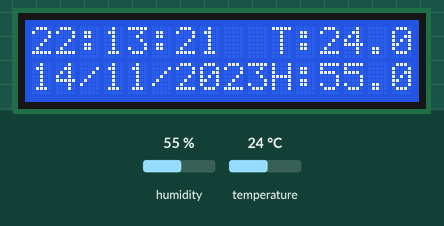
Bench run of a sketch on a simulated Arduino Uno, built with avr-gcc and run on an emulated ATmega328P. Shown: 16×2 character LCD. The inputs (shaded band) are chosen by the test bench; at power-on: humidity 55 %, temperature 24 °C. The local clock reads 2024-03-15 10:24:30 at power-on unless the sketch sets it.

Above: at 1.2 s.
1.3 s: humidity set to 22 %
At 3.0 s:
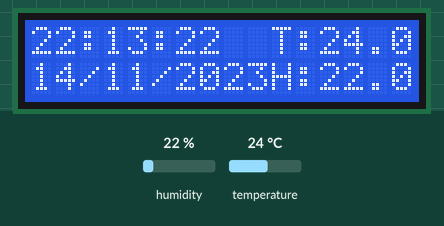
4.7 s: temperature set to 12 °C
At 6.9 s:
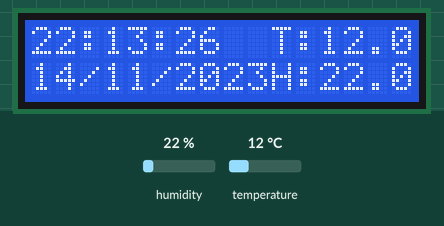
8.9 s: humidity set to 40 %
At 11.4 s:
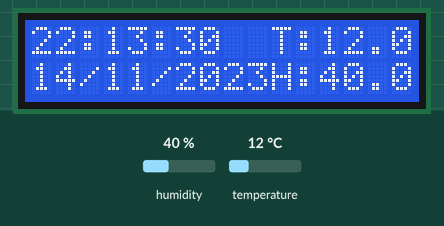
13.1 s: temperature set to 19 °C
At 15.6 s:
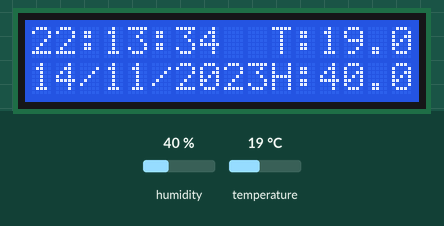
Timing chart, 0 to 17.1 s (numbered marks = the images above; inputs shaded):
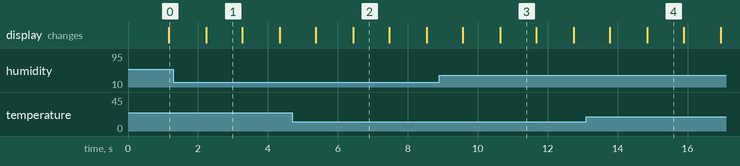

Measured:
- what the display in image 1 shows lasts 1.1 s, from 2.2 s to 3.3 s

The sketch:

_21.ino
```cpp
#include "DHT.h"
#include <Wire.h>
#include <LiquidCrystal_I2C.h>
#include "RTClib.h"

#if defined(ARDUINO) && ARDUINO >= 100
#define printByte(args)  write(args);
#else
#define printByte(args)  print(args,BYTE);
#endif

#define DHTPIN 2

// Инициируем датчик
//DHT dht(DHTPIN, DHT22);

DHT dht(DHTPIN, DHT11);

RTC_DS1307 RTC;
LiquidCrystal_I2C lcd(0x27,16,2);  // set the LCD address to 0x27 for a 16 chars and 2 line display

void setup(){
  lcd.init();
  lcd.backlight();
  Wire.begin();
  RTC.begin();
  dht.begin();
  RTC.adjust(DateTime(__DATE__, __TIME__));
}

void loop(){

  //Считываем влажность
  float h = dht.readHumidity();

  // Считываем температуру
  float t = dht.readTemperature();

  // Проверка удачно прошло ли считывание.
  if (isnan(h) || isnan(t)) {
    lcd.setCursor ( 11, 0 );
    lcd.print ("EROR");
  }

  lcd.clear();
  DateTime now = RTC.now();
  lcd.setCursor ( 0, 0 );
  lcd.print(now.hour(), DEC);
  lcd.print(':');
  lcd.print(now.minute(), DEC);
  lcd.print(':');
  lcd.print(now.second(), DEC);
  lcd.setCursor ( 10, 0 );
  lcd.print ("T:");
  lcd.print (t);
  lcd.setCursor(0, 1);
  lcd.print(now.day(), DEC);
  lcd.print('/');
  lcd.print(now.month(), DEC);
  lcd.print('/');
  lcd.print(now.year(), DEC);
  lcd.print(' ');
  lcd.setCursor ( 10, 1);
  lcd.print ("H:");
  lcd.print (h);

  delay(1000);
}
```
